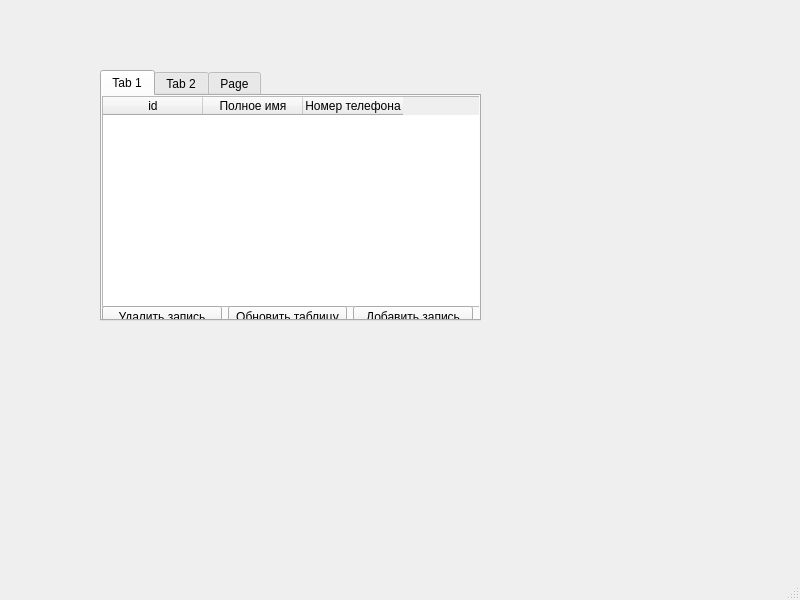
<?xml version="1.0" encoding="UTF-8"?>
<ui version="4.0">
 <class>MainWindow</class>
 <widget class="QMainWindow" name="MainWindow">
  <property name="geometry">
   <rect>
    <x>0</x>
    <y>0</y>
    <width>800</width>
    <height>600</height>
   </rect>
  </property>
  <property name="windowTitle">
   <string>MainWindow</string>
  </property>
  <widget class="QWidget" name="centralwidget">
   <widget class="QTabWidget" name="tabWidget">
    <property name="geometry">
     <rect>
      <x>100</x>
      <y>70</y>
      <width>381</width>
      <height>251</height>
     </rect>
    </property>
    <property name="currentIndex">
     <number>0</number>
    </property>
    <widget class="QWidget" name="tab">
     <attribute name="title">
      <string>Tab 1</string>
     </attribute>
     <widget class="QTableWidget" name="tableWidget">
      <property name="geometry">
       <rect>
        <x>0</x>
        <y>0</y>
        <width>381</width>
        <height>211</height>
       </rect>
      </property>
      <column>
       <property name="text">
        <string>id</string>
       </property>
      </column>
      <column>
       <property name="text">
        <string>Полное имя</string>
       </property>
      </column>
      <column>
       <property name="text">
        <string>Номер телефона</string>
       </property>
      </column>
     </widget>
     <widget class="QWidget" name="horizontalLayoutWidget">
      <property name="geometry">
       <rect>
        <x>0</x>
        <y>210</y>
        <width>371</width>
        <height>21</height>
       </rect>
      </property>
      <layout class="QHBoxLayout" name="horizontalLayout">
       <item>
        <widget class="QPushButton" name="pushButtonDelClient">
         <property name="text">
          <string>Удалить запись</string>
         </property>
        </widget>
       </item>
       <item>
        <widget class="QPushButton" name="pushButtonLoadCl">
         <property name="text">
          <string>Обновить таблицу</string>
         </property>
        </widget>
       </item>
       <item>
        <widget class="QPushButton" name="pushButtonAddCl">
         <property name="text">
          <string>Добавить запись</string>
         </property>
        </widget>
       </item>
      </layout>
     </widget>
    </widget>
    <widget class="QWidget" name="tab_2">
     <attribute name="title">
      <string>Tab 2</string>
     </attribute>
     <widget class="QTableWidget" name="tableWidget_2">
      <property name="geometry">
       <rect>
        <x>0</x>
        <y>0</y>
        <width>371</width>
        <height>211</height>
       </rect>
      </property>
      <column>
       <property name="text">
        <string>Id</string>
       </property>
      </column>
      <column>
       <property name="text">
        <string>Модель</string>
       </property>
      </column>
      <column>
       <property name="text">
        <string>Цвет</string>
       </property>
      </column>
      <column>
       <property name="text">
        <string>New Column</string>
       </property>
      </column>
      <column>
       <property name="text">
        <string>Владелец</string>
       </property>
      </column>
     </widget>
     <widget class="QWidget" name="horizontalLayoutWidget_2">
      <property name="geometry">
       <rect>
        <x>0</x>
        <y>210</y>
        <width>371</width>
        <height>21</height>
       </rect>
      </property>
      <layout class="QHBoxLayout" name="horizontalLayout_2">
       <item>
        <widget class="QPushButton" name="pushButtonDelCar">
         <property name="text">
          <string>Удалить запись</string>
         </property>
        </widget>
       </item>
       <item>
        <widget class="QPushButton" name="pushButtonLoadCar">
         <property name="text">
          <string>Обновить таблицу</string>
         </property>
        </widget>
       </item>
       <item>
        <widget class="QPushButton" name="pushButtonAddCar">
         <property name="text">
          <string>Добавить запись</string>
         </property>
        </widget>
       </item>
      </layout>
     </widget>
    </widget>
    <widget class="QWidget" name="tab_3">
     <attribute name="title">
      <string>Page</string>
     </attribute>
     <widget class="QTableWidget" name="tableWidget_3">
      <property name="geometry">
       <rect>
        <x>0</x>
        <y>0</y>
        <width>381</width>
        <height>211</height>
       </rect>
      </property>
      <column>
       <property name="text">
        <string>id Клиента</string>
       </property>
      </column>
      <column>
       <property name="text">
        <string>id Машины</string>
       </property>
      </column>
      <column>
       <property name="text">
        <string>Имя клиента</string>
       </property>
      </column>
      <column>
       <property name="text">
        <string>Название машины</string>
       </property>
      </column>
     </widget>
     <widget class="QWidget" name="horizontalLayoutWidget_3">
      <property name="geometry">
       <rect>
        <x>0</x>
        <y>210</y>
        <width>371</width>
        <height>21</height>
       </rect>
      </property>
      <layout class="QHBoxLayout" name="horizontalLayout_3">
       <item>
        <widget class="QPushButton" name="pushButtonDelClCar">
         <property name="text">
          <string>Удалить запись</string>
         </property>
        </widget>
       </item>
       <item>
        <widget class="QPushButton" name="pushButtonLoadClCar">
         <property name="text">
          <string>Обновить таблицу</string>
         </property>
        </widget>
       </item>
       <item>
        <widget class="QPushButton" name="pushButtonAddClCar">
         <property name="text">
          <string>Добавить запись</string>
         </property>
        </widget>
       </item>
      </layout>
     </widget>
    </widget>
   </widget>
  </widget>
  <widget class="QMenuBar" name="menubar">
   <property name="geometry">
    <rect>
     <x>0</x>
     <y>0</y>
     <width>800</width>
     <height>18</height>
    </rect>
   </property>
  </widget>
  <widget class="QStatusBar" name="statusbar"/>
 </widget>
 <resources/>
 <connections/>
</ui>
